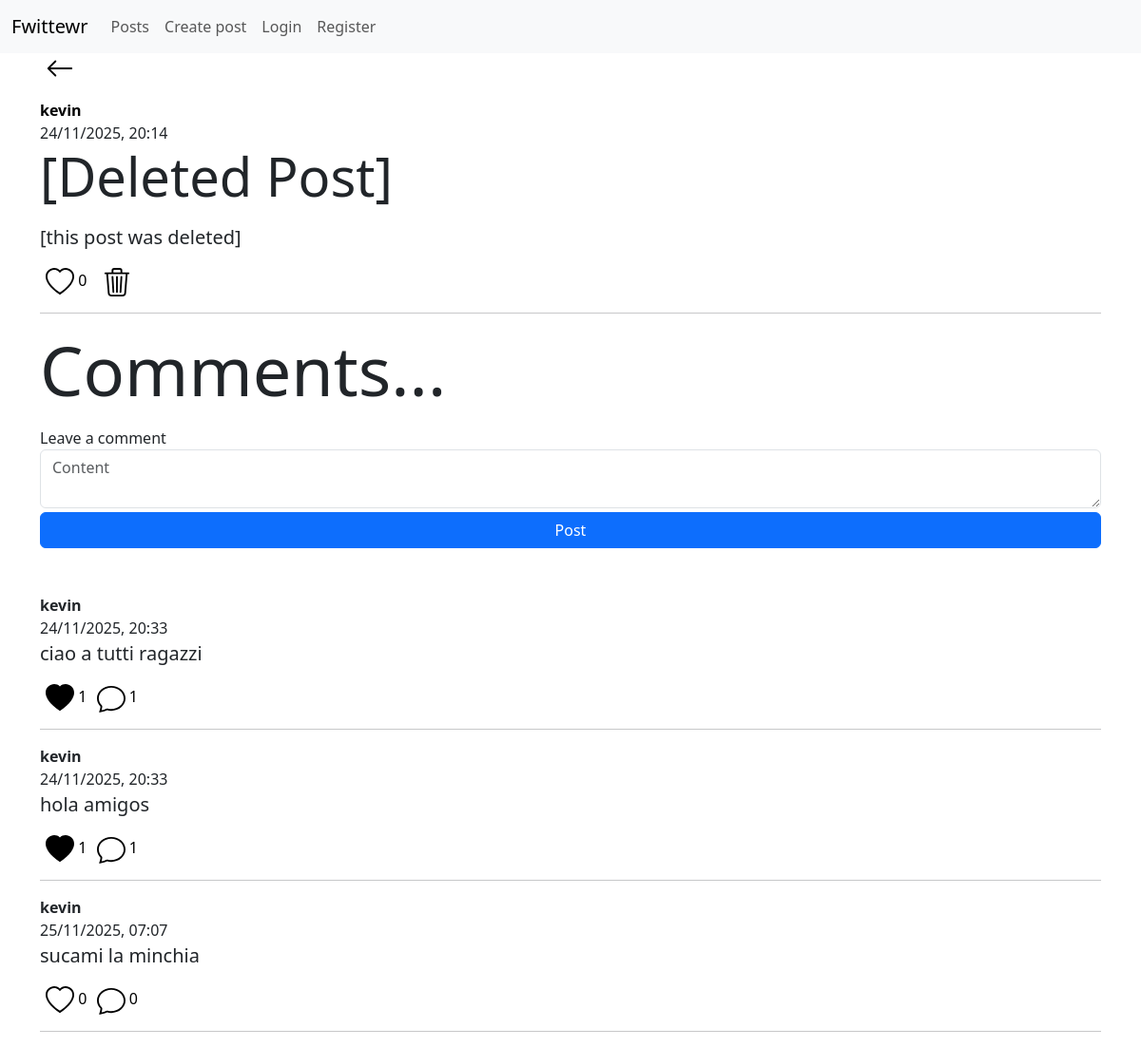
The app's page /post-comments/1 (signed in), older data.
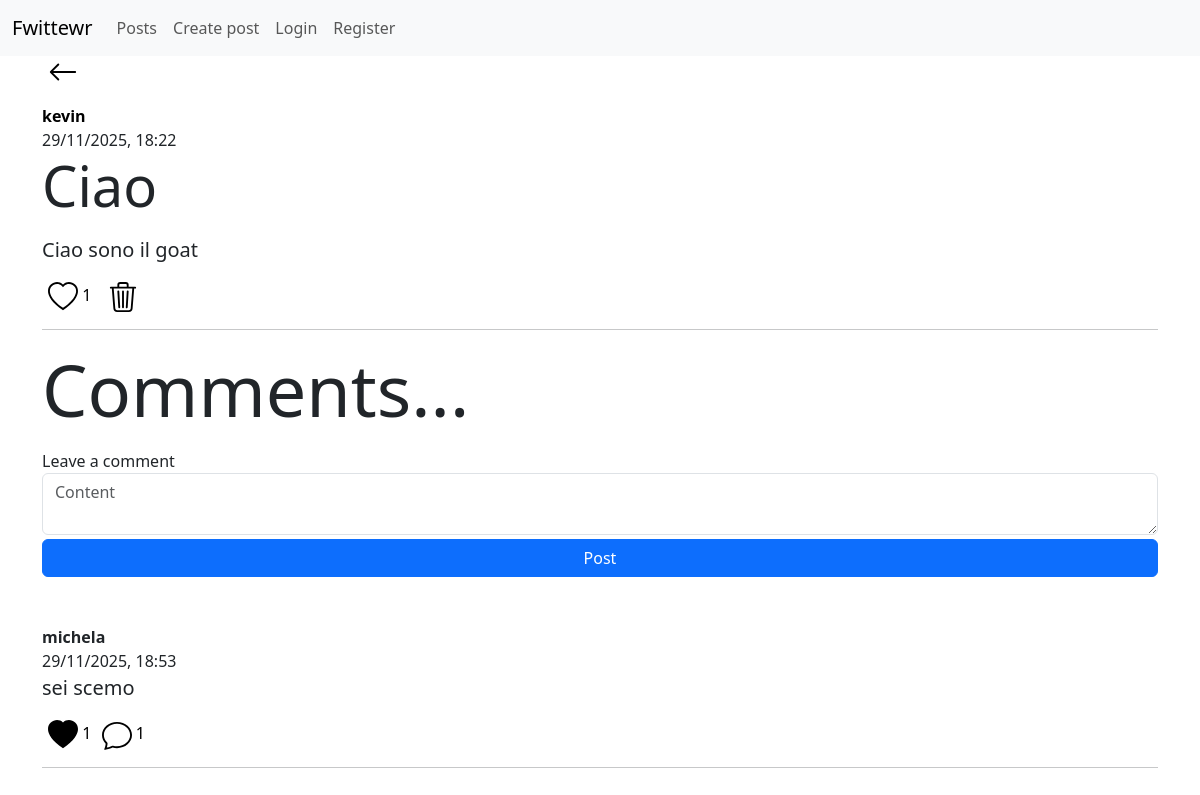
The same page, newer data.
### app/models.py (models this page shows)
class User(db.Model, UserMixin):
    id = db.Column(db.Integer, primary_key=True)
    username = db.Column(db.String(20), nullable=False, unique=True)
    password = db.Column(db.String(80), nullable=False)
    created_posts = db.relationship('Post', backref='user', lazy='select')
    created_comments = db.relationship('Comment', backref='user', lazy='select')
    liked_posts = db.relationship('Post', secondary=liked_posts, backref='liked_users', lazy='select')
    liked_comments = db.relationship('Comment', secondary=liked_comments, backref = 'liked_users', lazy='select')
    followers = db.relationship('User', secondary=followers,
                                primaryjoin=(followers.c.followed_user==id),
                                secondaryjoin=(followers.c.following_user==id),
                                backref='follwing', lazy='select')

class Post(db.Model):
    id = db.Column(db.Integer, primary_key=True)
    title = db.Column(db.String(50))
    content = db.Column(db.String(200), nullable=False)
    creation_date = db.Column(db.DateTime(timezone=True), default=datetime.now(timezone.utc))
    deleted = db.Column(db.Boolean, default=False)
    comments = db.relationship('Comment', backref='referenced_post', lazy='select')
    user_id = db.Column(db.Integer, db.ForeignKey('user.id'), nullable=False)

class Comment(db.Model):
    id = db.Column(db.Integer, primary_key=True)
    content = db.Column(db.String(200), nullable=False)
    creation_date = db.Column(db.DateTime(timezone=True), default=datetime.now(timezone.utc))
    deleted = db.Column(db.Boolean, default=False)
    comments = db.relationship('Comment', backref=backref('referenced_comment', remote_side=[id]), lazy='select')
    referenced_comment_id = db.Column(db.Integer, db.ForeignKey('comment.id'))
    referenced_post_id = db.Column(db.Integer, db.ForeignKey('post.id'))
    user_id = db.Column(db.Integer, db.ForeignKey('user.id'), nullable=False)
    __table_args__ = (
        CheckConstraint(
            'referenced_comment_id IS NOT NULL OR referenced_post_id IS NOT NULL',
            name='check_comment_or_post_not_null'
        ),
    )

### app/routes/home_bp.py (the view)
@home_bp.route('/post-comments/<id>', methods=['GET', 'POST'])
@login_required
def show_post_comments(id):
    form = CreatePostForm()
    post = Post.query.filter_by(id=id).first_or_404()
    if form.validate_on_submit():
        comment = Comment(content=form.content.data)
        current_user.created_comments.append(comment)
        comment.referenced_post = post
        db.session.commit()
        return redirect(url_for('home.show_post_comments', id=id))
    return render_template('home/comments/post-comments.html', post=post, form=form)

### app/forms.py
class CreatePostForm(FlaskForm):
    title = StringField(validators=[Length(min=0, max=50)], render_kw={'placeholder':'Title', 'class':'form-control'})
    content = TextAreaField(validators=[DataRequired(), Length(min=4, max=200)], render_kw={'placeholder':'Content', 'class':'form-control'})
    submit = SubmitField('Post', render_kw={'class':'btn btn-primary mt-1 w-100'})

### app/__init__.py (called while the page is built)
def create_app():
    app = Flask(__name__)
    app.config['SQLALCHEMY_DATABASE_URI'] = 'sqlite:///database.db'
    app.secret_key = 'thisisasecretkey'
    db.init_app(app)
    bcrypt.init_app(app)
    login_manager.init_app(app)
    csrf.init_app(app)
    login_manager.login_view = 'auth.login'
    @login_manager.user_loader
    def load_user(user_id):
        return User.query.get(int(user_id))
    app.register_blueprint(auth_bp)
    app.register_blueprint(home_bp)
    app.register_blueprint(errors_bp)
    app.register_blueprint(followers_bp)
    return app

### app/templates/home/comments/post-comments.html (shortened to what this page needs)
{% extends 'base.html' %}
{% from 'home/post-macros.html' import comment_to_render, back_button %}
{% block body %}
<div class="mx-auto">
    {{ back_button() }}
    <div class="col-12 mt-3">
        <figure>
            <figcaption>
                <a href="{{ url_for('home.show_user', id=post.user.id) }}" style="color: black; text-decoration: none">
                    <b>{{ post.user.username }}</b> <br>
                </a>
                {{ post.creation_date.strftime('%d/%m/%Y, %H:%M') }}
            </figcaption>
            {% if post.title %}
            <p class="display-4 post-title">{{ post.title }}</p>
            {% endif %}
            <p class="blockquote post-content">{{ post.content }}</p>
            <button onclick="like_post(this, '{{ post.id }}')" style="background-color:transparent; border:0px">
                {% if current_user in post.liked_users %}
                    <img style="width: 30px" src="{{ url_for('static', filename='icons/heart-fill.svg') }}" alt="">
                {% else %}
                    <img style="width: 30px" src="{{ url_for('static', filename='icons/heart.svg') }}" alt="">
                {% endif %}
                <span>{{ post.liked_users|length }}</span>
            </button>
            {% if post.user == current_user %}
            <button onclick="delete_post(this, '{{ post.id }}')" style="background-color: transparent; border: 0px; text-decoration: none">
                <img style="width: 30px" src="{{ url_for('static', filename='icons/trash3.svg') }}" alt="">
            </button>
            {% endif %}
        </figure>
        <hr>
    </div>
    <p class="display-2">Comments...</p>
    <form method="POST">
        <label for="content">Leave a comment</label>
        {{ form.content }}
        {{ form.submit }}
    </form>
    <div class="mt-5">
    {% for comment in post.comments | selectattr('deleted', 'equalto', False) %}
        {{ comment_to_render(comment, current_user) }}
    {% endfor %}
    </div>
</div>
{% endblock %}

### app/templates/base.html (shortened to what this page needs)
<!DOCTYPE html>
<html lang="en">
<head>
	<link rel="stylesheet" href="{{ url_for('static', filename='bootstrap/css/bootstrap.min.css') }}">
</head>
<body>
	<nav class="navbar navbar-expand-lg bg-body-tertiary">
		<div class="container-fluid">
		<a class="navbar-brand" href="#">Fwittewr</a>
		<div class="collapse navbar-collapse" id="navbarSupportedContent">
			<ul class="navbar-nav me-auto mb-2 mb-lg-0">
			<li class="nav-item">
				<a class="nav-link" href="{{ url_for('home.posts') }}">Posts</a>
			</li>
			<li class="nav-item">
				<a class="nav-link" href="{{ url_for('home.create_post') }}">Create post</a>
			</li>
			<li class="nav-item">
				<a class="nav-link" href="{{ url_for('auth.login') }}">Login</a>
			</li>
			<li class="nav-item">
				<a class="nav-link" href="{{ url_for('auth.register') }}">Register</a>
			</li>
		</div>
		</div>
	</nav>
	<div class="container">
		{% block body %}
		{% endblock %}
	</div>
</body>
</html>

### app/templates/home/post-macros.html (shortened to what this page needs)
{% macro comment_to_render(comment, current_user) %}
<div class="col-12">
    <figure>
        <figcaption>
            <b>{{ comment.user.username }}</b> <br>
            {{ comment.creation_date.strftime('%d/%m/%Y, %H:%M') }}
        </figcaption>
        <p class="blockquote">{{ comment.content }}</p>
        <button onclick="like_comment(this, '{{ comment.id }}')" style="background-color:transparent; border:0px">
            {% if current_user in comment.liked_users %}
                <img style="width: 30px" src="{{ url_for('static', filename='icons/heart-fill.svg') }}" alt="">
            {% else %}
                <img style="width: 30px" src="{{ url_for('static', filename='icons/heart.svg') }}" alt="">
            {% endif %}
            <span>{{ comment.liked_users|length }}</span>
        </button>
        <a style="text-decoration: none; border:0px; color: black" href="{{ url_for('home.show_comment_comments', id=comment.id) }}">
            <img style="width: 30px" src="{{ url_for('static', filename='icons/chat.svg') }}" alt="">
            <span>{{ comment.comments|length }}</span>
        </a>
    </figure>
    <hr>
</div>
{% endmacro %}
{% macro back_button() %}
<button style="background-color: transparent; border: 0px; text-decoration: none" onclick="history.back()">
    <img style="width: 30px" src="{{ url_for('static', filename='icons/arrow-left.svg') }}" alt="">
</button>
{% endmacro %}

Row changes from the older to the newer data that the page shows:
removed Comment: user.username "kevin", creation_date "24/11/2025, 20:33", content "ciao a tutti ragazzi", liked_users|length "1", comments|length "1"
no longer on this page (row edited): Comment: user.username "kevin", creation_date "24/11/2025, 20:33", content "hola amigos", liked_users|length "1", comments|length "1"
removed Comment: user.username "kevin", creation_date "25/11/2025, 07:07", content "sucami la minchia", liked_users|length "0", comments|length "0"
changed Post: creation_date "24/11/2025, 20:14" → "29/11/2025, 18:22"; title "[Deleted Post]" → "Ciao"; content "[this post was deleted]" → "Ciao sono il goat"
added Comment: user.username "michela", creation_date "29/11/2025, 18:53", content "sei scemo", liked_users|length "1", comments|length "1"
Text that changed along with them:
{{ post.liked_users|length }}: "0" → "1"
